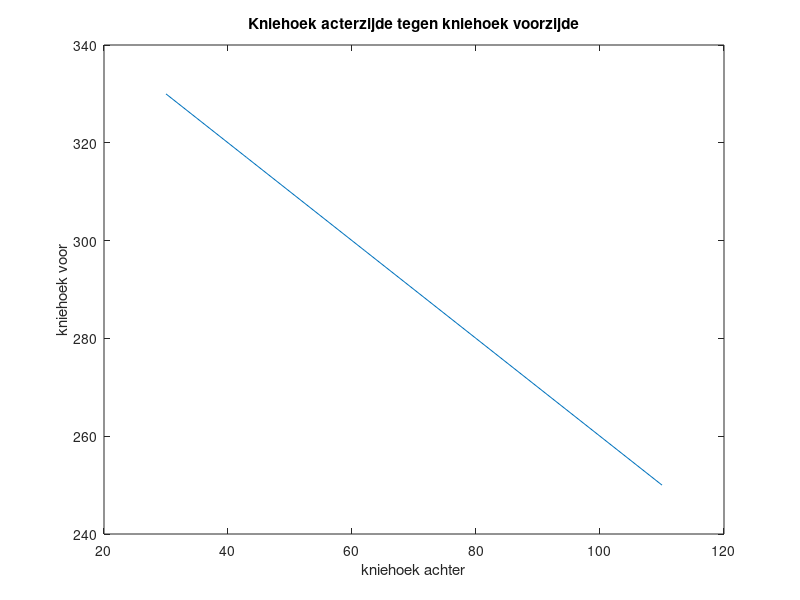

MATLAB code to generate this figure:
%% Opdracht 5
%
% Gegeven onderstaande code waarmee je de kniehoek in graden, gemeten
% aan de achterzijde, tijdens een kniebeweging genereert. 
% 
% Bepaal met  behulp van een lus (while/for) de gelijktijdig optredende 
% kniehoek aan de voorzijde. 
% Zet deze kniehoek in een variabele met de naam phiVoor.
% Plot de kniehoek aan de achterzijde tegen de kniehoek aan de 
% voorzijde (y-as)
%
% Geef de plot de titel "Kniehoek acterzijde tegen kniehoek voorzijde"
% en geef de x-as en y-as een naam.

close all
kniehoekAchter = [30 35 39 43 49 59 62 80 110];

phiVoor = zeros(size(kniehoekAchter));
for i = 1:size(kniehoekAchter,2)
    phiVoor(i) = 360-kniehoekAchter(i);
end    
figure
plot(kniehoekAchter,phiVoor)
title("Kniehoek acterzijde tegen kniehoek voorzijde");
xlabel('kniehoek achter');
ylabel('kniehoek voor');
